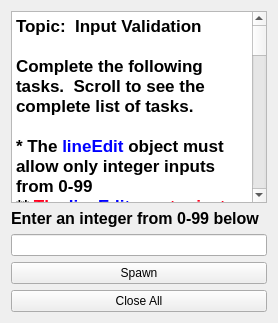
      <widget class="QWidget" name="tab_2">
       <attribute name="title">
        <string>P04</string>
       </attribute>
       <layout class="QVBoxLayout" name="verticalLayout_7">
        <item>
         <widget class="QTextBrowser" name="textBrowser_10">
          <property name="html">
           <string>&lt;!DOCTYPE HTML PUBLIC &quot;-//W3C//DTD HTML 4.0//EN&quot; &quot;http://www.w3.org/TR/REC-html40/strict.dtd&quot;&gt;
&lt;html&gt;&lt;head&gt;&lt;meta name=&quot;qrichtext&quot; content=&quot;1&quot; /&gt;&lt;style type=&quot;text/css&quot;&gt;
p, li { white-space: pre-wrap; }
&lt;/style&gt;&lt;/head&gt;&lt;body style=&quot; font-family:'MS Shell Dlg 2'; font-size:7.875pt; font-weight:400; font-style:normal;&quot;&gt;
&lt;p style=&quot; margin-top:0px; margin-bottom:0px; margin-left:0px; margin-right:0px; -qt-block-indent:0; text-indent:0px;&quot;&gt;&lt;span style=&quot; font-family:'.Lucida Grande UI'; font-size:13pt; font-weight:600;&quot;&gt;Topic:  &lt;/span&gt;&lt;span style=&quot; font-family:'.Lucida Grande UI'; font-size:13pt; font-weight:600; color:#000000;&quot;&gt;Input Validation&lt;/span&gt;&lt;/p&gt;
&lt;p style=&quot;-qt-paragraph-type:empty; margin-top:0px; margin-bottom:0px; margin-left:0px; margin-right:0px; -qt-block-indent:0; text-indent:0px; font-family:'.Lucida Grande UI'; font-size:13pt; font-weight:600;&quot;&gt;&lt;br /&gt;&lt;/p&gt;
&lt;p style=&quot; margin-top:0px; margin-bottom:0px; margin-left:0px; margin-right:0px; -qt-block-indent:0; text-indent:0px;&quot;&gt;&lt;span style=&quot; font-family:'.Lucida Grande UI'; font-size:13pt; font-weight:600;&quot;&gt;Complete the following tasks.  Scroll to see the complete list of tasks.&lt;/span&gt;&lt;/p&gt;
&lt;p style=&quot;-qt-paragraph-type:empty; margin-top:0px; margin-bottom:0px; margin-left:0px; margin-right:0px; -qt-block-indent:0; text-indent:0px; font-family:'.SF NS Text'; font-size:13pt;&quot;&gt;&lt;br /&gt;&lt;/p&gt;
&lt;p style=&quot; margin-top:0px; margin-bottom:0px; margin-left:0px; margin-right:0px; -qt-block-indent:0; text-indent:0px;&quot;&gt;&lt;span style=&quot; font-family:'.Lucida Grande UI'; font-size:13pt; font-weight:600; color:#000000;&quot;&gt;* The &lt;/span&gt;&lt;span style=&quot; font-family:'.Lucida Grande UI'; font-size:13pt; font-weight:600; color:#0000ff;&quot;&gt;lineEdit&lt;/span&gt;&lt;span style=&quot; font-family:'.Lucida Grande UI'; font-size:13pt; font-weight:600; color:#000000;&quot;&gt; object must allow only integer inputs from 0-99&lt;/span&gt;&lt;/p&gt;
&lt;p style=&quot; margin-top:0px; margin-bottom:0px; margin-left:0px; margin-right:0px; -qt-block-indent:0; text-indent:0px;&quot;&gt;&lt;span style=&quot; font-family:'.Lucida Grande UI'; font-size:13pt; font-weight:600; color:#000000;&quot;&gt;** &lt;/span&gt;&lt;span style=&quot; font-family:'.Lucida Grande UI'; font-size:13pt; font-weight:600; color:#ff001e;&quot;&gt;The &lt;/span&gt;&lt;span style=&quot; font-family:'.Lucida Grande UI'; font-size:13pt; font-weight:600; color:#0000ff;&quot;&gt;lineEdit&lt;/span&gt;&lt;span style=&quot; font-family:'.Lucida Grande UI'; font-size:13pt; font-weight:600; color:#ff001e;&quot;&gt; must reject all inputs that do not conform to the desired input type and range&lt;/span&gt;&lt;/p&gt;
&lt;p style=&quot;-qt-paragraph-type:empty; margin-top:0px; margin-bottom:0px; margin-left:0px; margin-right:0px; -qt-block-indent:0; text-indent:0px; font-family:'.Lucida Grande UI'; font-size:13pt; font-weight:600; color:#000000;&quot;&gt;&lt;br /&gt;&lt;/p&gt;
&lt;p style=&quot; margin-top:0px; margin-bottom:0px; margin-left:0px; margin-right:0px; -qt-block-indent:0; text-indent:0px;&quot;&gt;&lt;span style=&quot; font-family:'.Lucida Grande UI'; font-size:13pt; font-weight:600; color:#000000;&quot;&gt;* The &lt;/span&gt;&lt;span style=&quot; font-family:'.Lucida Grande UI'; font-size:13pt; font-weight:600; color:#0000ff;&quot;&gt;spawnButton&lt;/span&gt;&lt;span style=&quot; font-family:'.Lucida Grande UI'; font-size:13pt; font-weight:600; color:#000000;&quot;&gt; must perform the following tasks&lt;/span&gt;&lt;/p&gt;
&lt;p style=&quot; margin-top:0px; margin-bottom:0px; margin-left:0px; margin-right:0px; -qt-block-indent:0; text-indent:0px;&quot;&gt;&lt;span style=&quot; font-family:'.Lucida Grande UI'; font-size:13pt; font-weight:600; color:#000000;&quot;&gt;** Create the specified number of &lt;/span&gt;&lt;span style=&quot; font-family:'.Lucida Grande UI'; font-size:13pt; font-weight:600; color:#ff0000;&quot;&gt;non-modal popup dialogs &lt;/span&gt;&lt;span style=&quot; font-family:'.Lucida Grande UI'; font-size:13pt; font-weight:600; color:#000000;&quot;&gt;each with a &lt;/span&gt;&lt;span style=&quot; font-family:'.Lucida Grande UI'; font-size:13pt; font-weight:600; color:#0000ff;&quot;&gt;QHBoxLayout&lt;/span&gt;&lt;/p&gt;
&lt;p style=&quot; margin-top:0px; margin-bottom:0px; margin-left:0px; margin-right:0px; -qt-block-indent:0; text-indent:0px;&quot;&gt;&lt;span style=&quot; font-family:'.Lucida Grande UI'; font-size:13pt; font-weight:600; color:#000000;&quot;&gt;** Each popup dialog must display one &lt;/span&gt;&lt;span style=&quot; font-family:'.Lucida Grande UI'; font-size:13pt; font-weight:600; color:#0000ff;&quot;&gt;QLabel&lt;/span&gt;&lt;span style=&quot; font-family:'.Lucida Grande UI'; font-size:13pt; font-weight:600; color:#000000;&quot;&gt; object with the message &amp;quot;&lt;/span&gt;&lt;span style=&quot; font-family:'.Lucida Grande UI'; font-size:13pt; font-weight:600; color:#ff0000;&quot;&gt;Dialog #&lt;/span&gt;&lt;span style=&quot; font-family:'.Lucida Grande UI'; font-size:13pt; font-weight:600; color:#000000;&quot;&gt;&amp;quot; and a second &lt;/span&gt;&lt;span style=&quot; font-family:'.Lucida Grande UI'; font-size:13pt; font-weight:600; color:#0000ff;&quot;&gt;QLabel&lt;/span&gt;&lt;span style=&quot; font-family:'.Lucida Grande UI'; font-size:13pt; font-weight:600; color:#000000;&quot;&gt; object with the message &amp;quot;&lt;/span&gt;&lt;span style=&quot; font-family:'.Lucida Grande UI'; font-size:13pt; font-weight:600; color:#ff0000;&quot;&gt;X&lt;/span&gt;&lt;span style=&quot; font-family:'.Lucida Grande UI'; font-size:13pt; font-weight:600; color:#000000;&quot;&gt;&amp;quot; where &lt;/span&gt;&lt;span style=&quot; font-family:'.Lucida Grande UI'; font-size:13pt; font-weight:600; color:#ff0000;&quot;&gt;X&lt;/span&gt;&lt;span style=&quot; font-family:'.Lucida Grande UI'; font-size:13pt; font-weight:600; color:#000000;&quot;&gt; is the counter of the loop used to spawn the popup dialogs&lt;/span&gt;&lt;/p&gt;
&lt;p style=&quot; margin-top:0px; margin-bottom:0px; margin-left:0px; margin-right:0px; -qt-block-indent:0; text-indent:0px;&quot;&gt;&lt;span style=&quot; font-family:'.Lucida Grande UI'; font-size:13pt; font-weight:600; color:#000000;&quot;&gt;** The frame style of both &lt;/span&gt;&lt;span style=&quot; font-family:'.Lucida Grande UI'; font-size:13pt; font-weight:600; color:#0000ff;&quot;&gt;QLabel&lt;/span&gt;&lt;span style=&quot; font-family:'.Lucida Grande UI'; font-size:13pt; font-weight:600; color:#000000;&quot;&gt; objects should be &lt;/span&gt;&lt;span style=&quot; font-family:'.Lucida Grande UI'; font-size:13pt; font-weight:600; color:#ff0000;&quot;&gt;QFrame::Panel&lt;/span&gt;&lt;/p&gt;
&lt;p style=&quot; margin-top:0px; margin-bottom:0px; margin-left:0px; margin-right:0px; -qt-block-indent:0; text-indent:0px;&quot;&gt;&lt;span style=&quot; font-family:'.Lucida Grande UI'; font-size:13pt; font-weight:600; color:#000000;&quot;&gt;** Erase current contents of the &lt;/span&gt;&lt;span style=&quot; font-family:'.Lucida Grande UI'; font-size:13pt; font-weight:600; color:#0000ff;&quot;&gt;lineEdit&lt;/span&gt;&lt;span style=&quot; font-family:'.Lucida Grande UI'; font-size:13pt; font-weight:600; color:#000000;&quot;&gt; object&lt;/span&gt;&lt;/p&gt;
&lt;p style=&quot;-qt-paragraph-type:empty; margin-top:0px; margin-bottom:0px; margin-left:0px; margin-right:0px; -qt-block-indent:0; text-indent:0px; font-family:'.Lucida Grande UI'; font-size:13pt; font-weight:600; color:#000000;&quot;&gt;&lt;br /&gt;&lt;/p&gt;
&lt;p style=&quot; margin-top:0px; margin-bottom:0px; margin-left:0px; margin-right:0px; -qt-block-indent:0; text-indent:0px;&quot;&gt;&lt;span style=&quot; font-family:'.Lucida Grande UI'; font-size:13pt; font-weight:600; color:#000000;&quot;&gt;* The &lt;/span&gt;&lt;span style=&quot; font-family:'.Lucida Grande UI'; font-size:13pt; font-weight:600; color:#0000ff;&quot;&gt;closeAllButton&lt;/span&gt;&lt;span style=&quot; font-family:'.Lucida Grande UI'; font-size:13pt; font-weight:600; color:#000000;&quot;&gt; must perform the following tasks&lt;/span&gt;&lt;/p&gt;
&lt;p style=&quot; margin-top:0px; margin-bottom:0px; margin-left:0px; margin-right:0px; -qt-block-indent:0; text-indent:0px;&quot;&gt;&lt;span style=&quot; font-family:'.Lucida Grande UI'; font-size:13pt; font-weight:600; color:#000000;&quot;&gt;** Close all popup dialogs &lt;/span&gt;&lt;/p&gt;
&lt;p style=&quot; margin-top:0px; margin-bottom:0px; margin-left:0px; margin-right:0px; -qt-block-indent:0; text-indent:0px;&quot;&gt;&lt;span style=&quot; font-family:'.Lucida Grande UI'; font-size:13pt; font-weight:600; color:#000000;&quot;&gt;** Erase current contents of the &lt;/span&gt;&lt;span style=&quot; font-family:'.Lucida Grande UI'; font-size:13pt; font-weight:600; color:#0000ff;&quot;&gt;lineEdit&lt;/span&gt;&lt;span style=&quot; font-family:'.Lucida Grande UI'; font-size:13pt; font-weight:600; color:#000000;&quot;&gt; object&lt;/span&gt;&lt;/p&gt;
&lt;p style=&quot; margin-top:0px; margin-bottom:0px; margin-left:0px; margin-right:0px; -qt-block-indent:0; text-indent:0px;&quot;&gt;&lt;span style=&quot; font-family:'.Lucida Grande UI'; font-size:13pt; font-weight:600; color:#000000;&quot;&gt;** The &lt;/span&gt;&lt;span style=&quot; font-family:'.Lucida Grande UI'; font-size:13pt; font-weight:600; color:#0000ff;&quot;&gt;closeAllButton&lt;/span&gt;&lt;span style=&quot; font-family:'.Lucida Grande UI'; font-size:13pt; font-weight:600; color:#000000;&quot;&gt; must NOT close the &lt;/span&gt;&lt;span style=&quot; font-family:'.Lucida Grande UI'; font-size:13pt; font-weight:600; color:#ff0000;&quot;&gt;MainWindow &lt;/span&gt;&lt;span style=&quot; font-family:'.Lucida Grande UI'; font-size:13pt; font-weight:600; color:#000000;&quot;&gt;object&lt;/span&gt;&lt;/p&gt;
&lt;p style=&quot;-qt-paragraph-type:empty; margin-top:0px; margin-bottom:0px; margin-left:0px; margin-right:0px; -qt-block-indent:0; text-indent:0px; font-family:'Sans Serif'; font-size:9pt;&quot;&gt;&lt;br /&gt;&lt;/p&gt;
&lt;p style=&quot; margin-top:0px; margin-bottom:0px; margin-left:0px; margin-right:0px; -qt-block-indent:0; text-indent:0px;&quot;&gt;&lt;span style=&quot; font-family:'.Lucida Grande UI'; font-size:13pt; font-weight:600; color:#000000;&quot;&gt;HINT:  the name of the objects below are &lt;/span&gt;&lt;span style=&quot; font-family:'.Lucida Grande UI'; font-size:13pt; font-weight:600; color:#0000ff;&quot;&gt;spawnButton&lt;/span&gt;&lt;span style=&quot; font-family:'.Lucida Grande UI'; font-size:13pt; font-weight:600; color:#000000;&quot;&gt;, &lt;/span&gt;&lt;span style=&quot; font-family:'.Lucida Grande UI'; font-size:13pt; font-weight:600; color:#0000ff;&quot;&gt;closeAllButton &lt;/span&gt;&lt;span style=&quot; font-family:'.Lucida Grande UI'; font-size:13pt; font-weight:600; color:#000000;&quot;&gt;and &lt;/span&gt;&lt;span style=&quot; font-family:'.Lucida Grande UI'; font-size:13pt; font-weight:600; color:#0000ff;&quot;&gt;lineEdit&lt;/span&gt;&lt;/p&gt;
&lt;p style=&quot;-qt-paragraph-type:empty; margin-top:0px; margin-bottom:0px; margin-left:0px; margin-right:0px; -qt-block-indent:0; text-indent:0px; font-family:'.Lucida Grande UI'; font-size:13pt; font-weight:600; color:#000000;&quot;&gt;&lt;br /&gt;&lt;/p&gt;
&lt;p style=&quot; margin-top:0px; margin-bottom:0px; margin-left:0px; margin-right:0px; -qt-block-indent:0; text-indent:0px;&quot;&gt;&lt;span style=&quot; font-family:'.Lucida Grande UI'; font-size:13pt; font-weight:600; color:#ff0000;&quot;&gt;Do NOT use the Designer tool to modify the main form itself or you will receive&lt;/span&gt;&lt;span style=&quot; font-family:'.Lucida Grande UI'; font-size:13pt; font-weight:600; color:#000000;&quot;&gt; zero credit (0 points).&lt;/span&gt;&lt;/p&gt;&lt;/body&gt;&lt;/html&gt;</string>
          </property>
         </widget>
        </item>
        <item>
         <layout class="QHBoxLayout" name="horizontalLayout_3">
          <item>
           <layout class="QVBoxLayout" name="verticalLayout_5">
            <item>
             <widget class="QLabel" name="label">
              <property name="font">
               <font>
                <pointsize>12</pointsize>
                <weight>75</weight>
                <bold>true</bold>
               </font>
              </property>
              <property name="text">
               <string>Enter an integer from 0-99 below</string>
              </property>
             </widget>
            </item>
            <item>
             <widget class="QLineEdit" name="lineEdit"/>
            </item>
            <item>
             <widget class="QPushButton" name="spawnButton">
              <property name="text">
               <string>Spawn</string>
              </property>
             </widget>
            </item>
            <item>
             <widget class="QPushButton" name="closeAllButton">
              <property name="text">
               <string>Close All</string>
              </property>
             </widget>
            </item>
           </layout>
          </item>
         </layout>
        </item>
       </layout>
      </widget>
